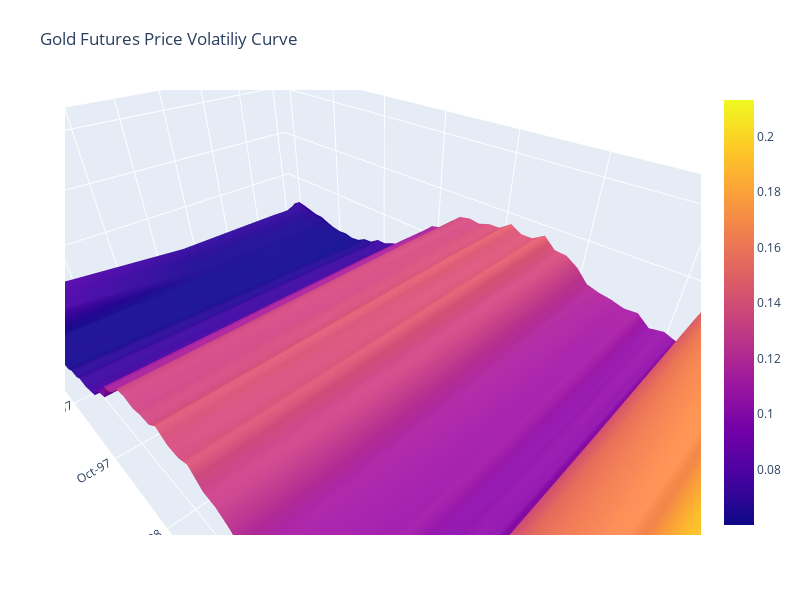

Here is the notebook cell this chart was saved with:
### Markdown cell above
**Observations**:
1. Gold future prices are mostly in contango
2. Gold future prices in a decreasing trend between 1996 to 2000

### Code cell
plotdata = const_mat_vol['1996':'2000'].resample('M').fillna('ffill')

x = plotdata.columns.levels[1]
y = plotdata.index.strftime('%b-%y').tolist()
z = plotdata.values

fig = go.Figure(data=[go.Surface(x=x,y=y,z=z)])

fig.update_layout(title='Gold Futures Price Volatiliy Curve', autosize=True, 
                  width=800, height=600, 
                  scene=dict(
                      xaxis = dict(
                          title = 'Days to Maturity',
                      ),
                      yaxis = dict(
                          title = 'Date',
                      ),
                      zaxis = dict(
                          title = 'Volatility',
                      ),
                      aspectmode='manual',
                      aspectratio=dict(x=2,y=4,z=1),
                   ),
                  margin=dict(l=65, r=50, b=65, t=90))

fig.show()

### Figure 1 — Plotly figure (JSON) as saved in the notebook; plotly's stock layout.template omitted (floating-point values rounded to 4 significant figures; data arrays with more than 128 entries replaced by an {"elided": "..."} marker saying what was removed)
{"data": [{"type": "surface", "x": [1, 5, 30, 60, 90, 180, 360, 720], "y": ["Jan-96", "Feb-96", "Mar-96", "Apr-96", "May-96", "Jun-96", "Jul-96", "Aug-96", "Sep-96", "Oct-96", "Nov-96", "Dec-96", "Jan-97", "Feb-97", "Mar-97", "Apr-97", "May-97", "Jun-97", "Jul-97", "Aug-97", "Sep-97", "Oct-97", "Nov-97", "Dec-97", "Jan-98", "Feb-98", "Mar-98", "Apr-98", "May-98", "Jun-98", "Jul-98", "Aug-98", "Sep-98", "Oct-98", "Nov-98", "Dec-98", "Jan-99", "Feb-99", "Mar-99", "Apr-99", "May-99", "Jun-99", "Jul-99", "Aug-99", "Sep-99", "Oct-99", "Nov-99", "Dec-99", "Jan-00", "Feb-00", "Mar-00", "Apr-00", "May-00", "Jun-00", "Jul-00", "Aug-00", "Sep-00", "Oct-00", "Nov-00", "Dec-00"], "z": {"elided": "60x8 float values"}}], "layout": {"autosize": true, "height": 600, "margin": {"b": 65, "l": 65, "r": 50, "t": 90}, "scene": {"aspectmode": "manual", "aspectratio": {"x": 2, "y": 4, "z": 1}, "xaxis": {"title": {"text": "Days to Maturity"}}, "yaxis": {"title": {"text": "Date"}}, "zaxis": {"title": {"text": "Volatility"}}}, "title": {"text": "Gold Futures Price Volatiliy Curve"}, "width": 800}}
